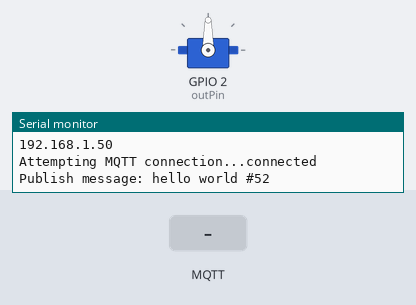
A sketch run on a simulated ESP32. Parts: servo, the last lines printed to the serial monitor. The test bench sets the inputs (shaded band). WiFi joins after 1.5 s; servers stay silent unless stated; no MQTT or app messages arrive unless stated.

Above: at 2.7 s.
2.8 s: MQTT message "4" arrives on the first subscribed topic
At 3.2 s:
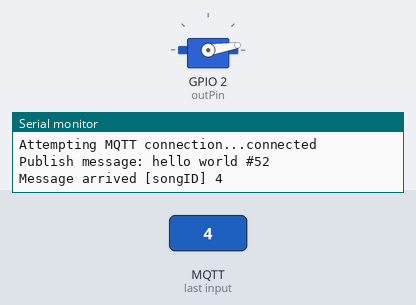
4.3 s: MQTT message "on" arrives on the first subscribed topic
5.8 s: MQTT message "off" arrives on the first subscribed topic
Timing chart, 0 to 8.8 s (numbered marks = the images above; inputs shaded):
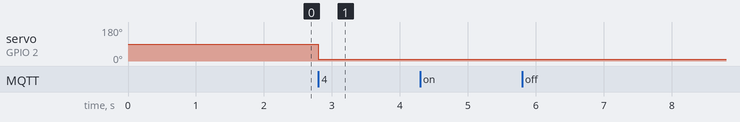

The sketch:

Zelda.ino
```cpp
/*
Programme emprunté du projet Zelda Home Automation disponible sur GitHub
Programme téléversé sur la carte ESP32 du module Verrou
*/
#include <WiFi.h> //ESP32
#include <PubSubClient.h>
#include <Servo.h>

Servo myservo;

// Update these with values suitable for your network.
const char* ssid = "Mr banana";
const char* password = "bananequiflambe";
const char* mqtt_server = "192.168.43.86";

WiFiClient espClient;
PubSubClient client(espClient);
long lastMsg = 0;
char msg[50];
int value = 0;
int n=0;

////////////////////////////////////////////CHOOSE WHICH SONG RECEIVER HERE!!!
//'1' = Sun;
//'2' = Time;
//'3' = Saria;
//'4' = Zelda;
//'5' = Heal;
char song = '4';
/*Sun's Song, Song of Storms, and Minuet of Forest are
 * all executed by a single esp8266 controlling multiple relays
 */
int outPin = 2;
//int paus;
//int angle;
//int neutral;
//int bounce;
boolean toggle = true;

void setup() {
  //pinMode(BUILTIN_LED, OUTPUT);// Initialize the BUILTIN_LED pin as an output
  Serial.begin(115200);
  setup_wifi();
  client.setServer(mqtt_server, 1883);
  client.setCallback(callback);

  if (song=='1') {
    myservo.attach(outPin);
    myservo.write(9);
  }

  if (song=='4') {//zelda
    myservo.attach(outPin);
    myservo.write(90);
  }
}

void setup_wifi() {

  delay(10);
  // We start by connecting to a WiFi network
  Serial.println();
  Serial.print("Connecting to ");
  Serial.println(ssid);

  WiFi.begin(ssid, password);

  while (WiFi.status() != WL_CONNECTED) {
    delay(500);
    Serial.print(".");
  }

  Serial.println("");
  Serial.println("WiFi connected");
  Serial.println("IP address: ");
  Serial.println(WiFi.localIP());
}

void callback(char* topic, byte* payload, unsigned int length) {
  Serial.print("Message arrived [");
  Serial.print(topic);
  Serial.print("] ");
  for (int i = 0; i < length; i++) {
    Serial.print((char)payload[i]);
  }
  Serial.println();

  // Do the thing if your song plays
  if ((char)payload[0] == song) {
    if (song=='1') {//Sun
      servoHold();
    }
    if (song=='4') {//Zelda
      servoToggle();
    }
  }
}

void reconnect() {
  // Loop until we're reconnected
  while (!client.connected()) {
    Serial.print("Attempting MQTT connection...");
    // Attempt to connect
    if (client.connect("Zelda")) {///////////////THIS MUST BE A UNIQUE NAME FOR EACH ESP8266
      //Time
      //Epona
      //SunStormForest
      //Fire
      //Zelda
      Serial.println("connected");
      // Once connected, publish an announcement...
      //client.publish("outTopic", "hello world");
      // ... and resubscribe
      client.subscribe("songID");
    }
    else {
      Serial.print("failed, rc=");
      Serial.print(client.state());
      Serial.println(" try again in 5 seconds");
      // Wait 5 seconds before retrying
      delay(5000);
    }
  }
}
void loop() {

  if (!client.connected()) {
    reconnect();
  }
  client.loop();

  long now = millis();
  if (now - lastMsg > 2000) {
    lastMsg = now;
    ++value;
    snprintf (msg, 75, "hello world #%ld", song);
    Serial.print("Publish message: ");
    Serial.println(msg);
    //client.publish("outTopic", msg);
  }
}

/*void pinToggle(int pin) {//toggle pin high/low whenever song is heard
  digitalWrite(pin, !digitalRead(pin));
}*/
void pinHold(int holdTime, int pin) {//hold pin low for some time when song is heard, then go back high
  digitalWrite(pin, LOW);
  delay(holdTime);
  digitalWrite(pin, HIGH);
}
void servoToggle() {//bring servo to position, bounce back a bit, hold until song plays again then move back+bounce
  if (toggle) {
    myservo.write(9);
  }
  else {
      myservo.write(90);
  }
  toggle = !toggle;
}
void servoHold() {//when song is heard move servo to some position then move it back to neutral
  myservo.write(90);
  delay(1000);
  myservo.write(9);
  //n+=1%4;
}

void servoHeal(){
  toggle=!toggle;
  servoHold();

  while (n!=0){
    servoHold();
  }
}
```

Measured:
- after the input at 2.8 s, servo on GPIO 2 (outPin): 90° → 9° at once
